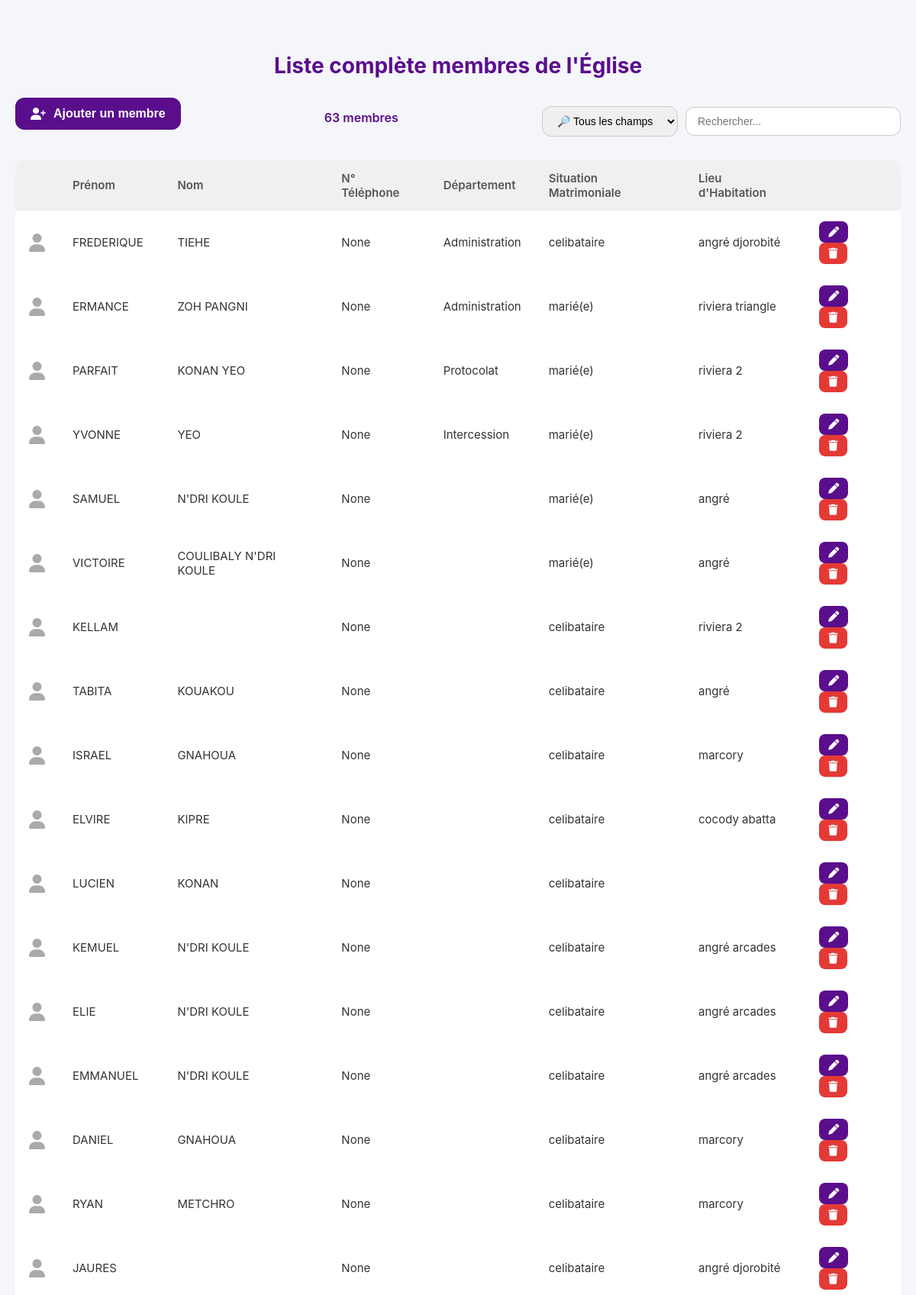
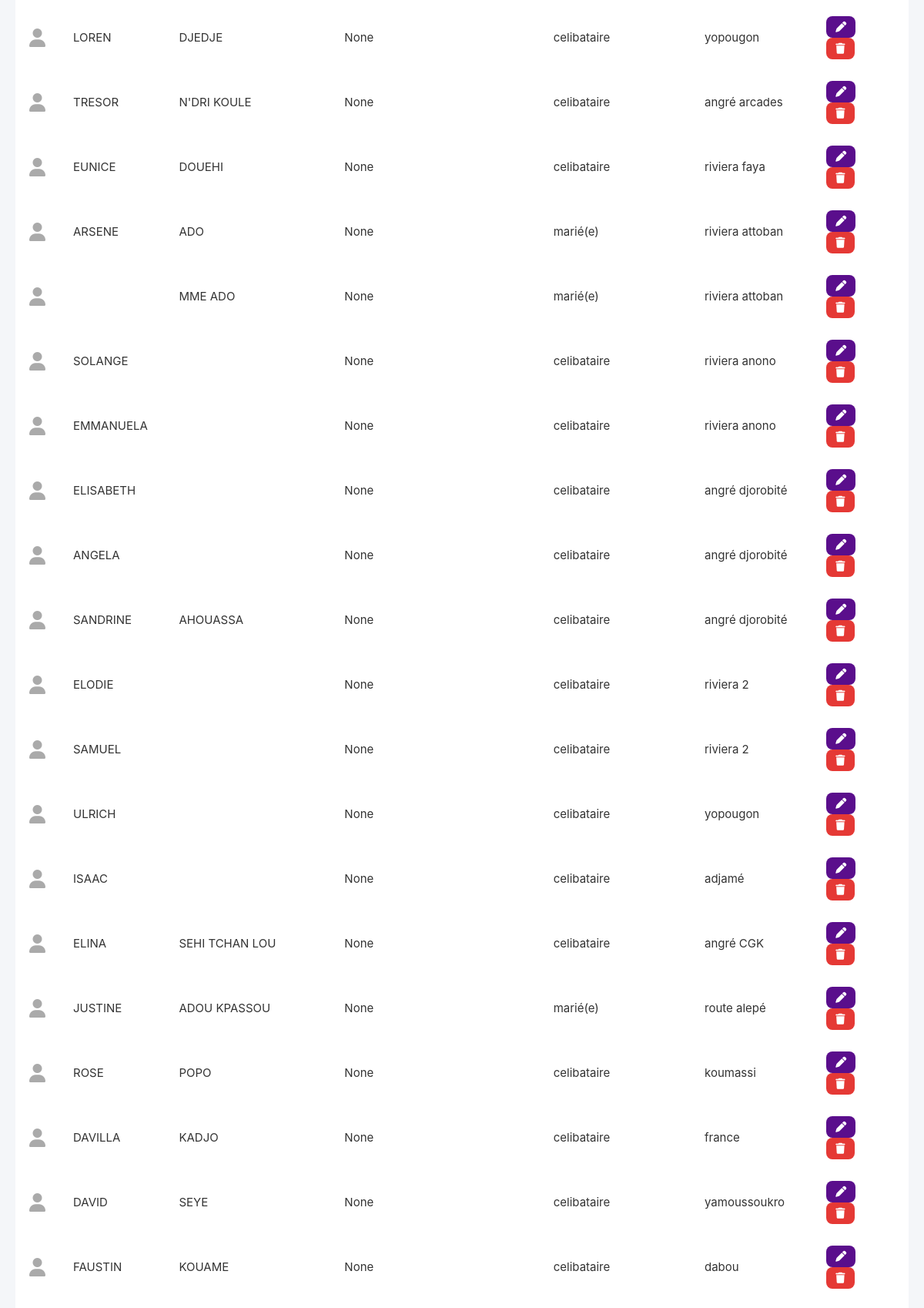
Screenshot of /full_members_list (signed in, upper part) with the database file from the repository (2 pictures, top to bottom).
### models.py (models this page shows)
class Member(db.Model):
    id = db.Column(db.Integer, primary_key=True)
    first_name = db.Column(db.String(100), nullable=False)
    last_name = db.Column(db.String(100), nullable=False)
    phone = db.Column(db.String(20))
    place = db.Column(db.String(100))
    department = db.Column(db.String(100))
    marital_status = db.Column(db.String(50))

### app.py (the view)
@app.route("/full_members_list")
@login_required
def full_members_list():
    members = Member.query.all()
    return render_template("full_members_list.html",members=members)

### app.py (called while the page is built)
@login_manager.user_loader
def load_user(user_id):
    return User.query.get(int(user_id))

### templates/full_members_list.html (shortened to what this page needs)
<!DOCTYPE html>
<html lang="fr">
<head>
  <link rel="stylesheet" href="https://cdnjs.cloudflare.com/ajax/libs/font-awesome/6.5.2/css/all.min.css">
</head>
<body>
  <div class="container">
    <h1>Liste complète membres de l'Église</h1>
<div style="display: flex; justify-content: space-between; align-items: center; margin-bottom: 20px; flex-wrap: wrap; gap: 10px;">
  <button id="openModal" class="btn-add">
    <i class="fa-solid fa-user-plus"></i> Ajouter un membre
  </button>
<div id="memberCount" style="text-align: right; margin-bottom: 10px; font-weight: 600; color: #5a0e8c;">
</div>
  <div style="display: flex; gap: 10px; align-items: center;">
    <select id="searchCategory" style="padding: 10px 15px; border-radius: 12px; border: 1px solid #ccc; font-size: 14px;">
      <option value="all">🔎 Tous les champs</option>
    </select>
    <input type="text" id="searchInput" placeholder="Rechercher..."
           style="padding: 10px 15px; border-radius: 12px; border: 1px solid #ccc; font-size: 14px; width: 250px;">
  </div>
</div>
    <div class="table-responsive">
      <table>
        <thead>
          <tr>
            <th></th>
            <th>Prénom</th>
            <th>Nom</th>
            <th>N° Téléphone</th>
            <th>Département</th>
            <th>Situation Matrimoniale</th>
            <th>Lieu d'Habitation</th>
            <th></th>
          </tr>
        </thead>
        <tbody id="membersTable">
          {% for m in members %}
          <tr>
            <td><i class="fa-solid fa-user"></i></td>
            <td>{{ m.first_name }}</td>
            <td>{{ m.last_name }}</td>
            <td>{{ m.phone }}</td>
            <td>{{ m.department }}</td>
            <td>{{ m.marital_status }}</td>
            <td>{{ m.place }}</td>
            <td>
              <button class="btn btn-primary edit-btn"
                      data-id="{{ m.id }}"
                      data-first="{{ m.first_name }}"
                      data-last="{{ m.last_name }}"
                      data-phone="{{ m.phone }}"
                      data-place="{{ m.place }}"
                      data-department="{{ m.department }}"
                      data-status="{{ m.marital_status }}">
                <i class="fa-solid fa-pen"></i>
              </button>
              <button class="btn btn-danger delete-btn" data-id="{{ m.id }}">
                <i class="fa-solid fa-trash"></i>
              </button>
            </td>
          </tr>
          {% endfor %}
        </tbody>
      </table>
    </div>
  </div>
</body>
</html>

### templates/full_members_list.html (style rules this page uses)
body { font-family: 'Inter', Arial, sans-serif; background: #f4f6f9; margin: 0; padding: 0; color: #333; }
.container { max-width: 1200px; margin: 30px auto; padding: 20px; }
h1 { text-align: center; color: #5a0e8c; font-weight: 700; font-size: 28px; margin-bottom: 25px; }
.btn-add { background: #5a0e8c; color: #fff; border: none; padding: 12px 20px; border-radius: 12px; font-size: 16px; font-weight: 600; cursor: pointer; display: inline-flex; align-items: center; gap: 10px; transition: all 0.3s ease; margin-bottom: 20px; }
.table-responsive { overflow-x: auto; }
table { width: 100%; border-collapse: separate; border-spacing: 0; background: #fff; border-radius: 15px; overflow: hidden; box-shadow: 0 8px 20px rgba(0,0,0,0.08); }
th, td { padding: 14px 18px; text-align: left; font-size: 15px; }
th { background: #f0f0f0; font-weight: 600; color: #555; }
td i.fa-user { font-size: 24px; color: #aaa; display: flex; justify-content: center; align-items: center; }
.btn { border: none; padding: 6px 12px; border-radius: 8px; cursor: pointer; font-size: 14px; transition: all 0.3s ease; }
.btn-primary { background: #5a0e8c; color: #fff; }
.btn-danger { background: #e53935; color: #fff; }
td .btn { display: inline-block; margin-right: 6px; vertical-align: middle; }

### rows the page displays
Member: first_name "FREDERIQUE", last_name "TIEHE", phone "None", department "Administration", marital_status "celibataire", place "angré djorobité"
Member: first_name "ERMANCE", last_name "ZOH PANGNI", phone "None", department "Administration", marital_status "marié(e)", place "riviera triangle"
Member: first_name "PARFAIT", last_name "KONAN YEO", phone "None", department "Protocolat", marital_status "marié(e)", place "riviera 2"
Member: first_name "YVONNE", last_name "YEO", phone "None", department "Intercession", marital_status "marié(e)", place "riviera 2"
Member: first_name "SAMUEL", last_name "N'DRI KOULE", phone "None", marital_status "marié(e)", place "angré"
Member: first_name "VICTOIRE", last_name "COULIBALY N'DRI KOULE", phone "None", marital_status "marié(e)", place "angré"
Member: first_name "KELLAM", phone "None", marital_status "celibataire", place "riviera 2"
Member: first_name "TABITA", last_name "KOUAKOU", phone "None", marital_status "celibataire", place "angré"
Member: first_name "ISRAEL", last_name "GNAHOUA", phone "None", marital_status "celibataire", place "marcory"
Member: first_name "ELVIRE", last_name "KIPRE", phone "None", marital_status "celibataire", place "cocody abatta"
Member: first_name "LUCIEN", last_name "KONAN", phone "None", marital_status "celibataire"
Member: first_name "KEMUEL", last_name "N'DRI KOULE", phone "None", marital_status "celibataire", place "angré arcades"
Member: first_name "ELIE", last_name "N'DRI KOULE", phone "None", marital_status "celibataire", place "angré arcades"
Member: first_name "EMMANUEL", last_name "N'DRI KOULE", phone "None", marital_status "celibataire", place "angré arcades"
Member: first_name "DANIEL", last_name "GNAHOUA", phone "None", marital_status "celibataire", place "marcory"
Member: first_name "RYAN", last_name "METCHRO", phone "None", marital_status "celibataire", place "marcory"
Member: first_name "JAURES", phone "None", marital_status "celibataire", place "angré djorobité"
Member: first_name "LOREN", last_name "DJEDJE", phone "None", marital_status "celibataire", place "yopougon"
Member: first_name "TRESOR", last_name "N'DRI KOULE", phone "None", marital_status "celibataire", place "angré arcades"
Member: first_name "EUNICE", last_name "DOUEHI", phone "None", marital_status "celibataire", place "riviera faya"
Member: first_name "ARSENE", last_name "ADO", phone "None", marital_status "marié(e)", place "riviera attoban"
Member: last_name "MME ADO", phone "None", marital_status "marié(e)", place "riviera attoban"
Member: first_name "SOLANGE", phone "None", marital_status "celibataire", place "riviera anono"
Member: first_name "EMMANUELA", phone "None", marital_status "celibataire", place "riviera anono"
Member: first_name "ELISABETH", phone "None", marital_status "celibataire", place "angré djorobité"
Member: first_name "ANGELA", phone "None", marital_status "celibataire", place "angré djorobité"
Member: first_name "SANDRINE", last_name "AHOUASSA", phone "None", marital_status "celibataire", place "angré djorobité"
Member: first_name "ELODIE", phone "None", marital_status "celibataire", place "riviera 2"
Member: first_name "SAMUEL", phone "None", marital_status "celibataire", place "riviera 2"
Member: first_name "ULRICH", phone "None", marital_status "celibataire", place "yopougon"
Member: first_name "ISAAC", phone "None", marital_status "celibataire", place "adjamé"
Member: first_name "ELINA", last_name "SEHI TCHAN LOU", phone "None", marital_status "celibataire", place "angré CGK"
Member: first_name "JUSTINE", last_name "ADOU KPASSOU", phone "None", marital_status "marié(e)", place "route alepé"
Member: first_name "ROSE", last_name "POPO", phone "None", marital_status "celibataire", place "koumassi"
Member: first_name "DAVILLA", last_name "KADJO", phone "None", marital_status "celibataire", place "france"
Member: first_name "DAVID", last_name "SEYE", phone "None", marital_status "celibataire", place "yamoussoukro"
Member: first_name "FAUSTIN", last_name "KOUAME", phone "None", marital_status "celibataire", place "dabou"
